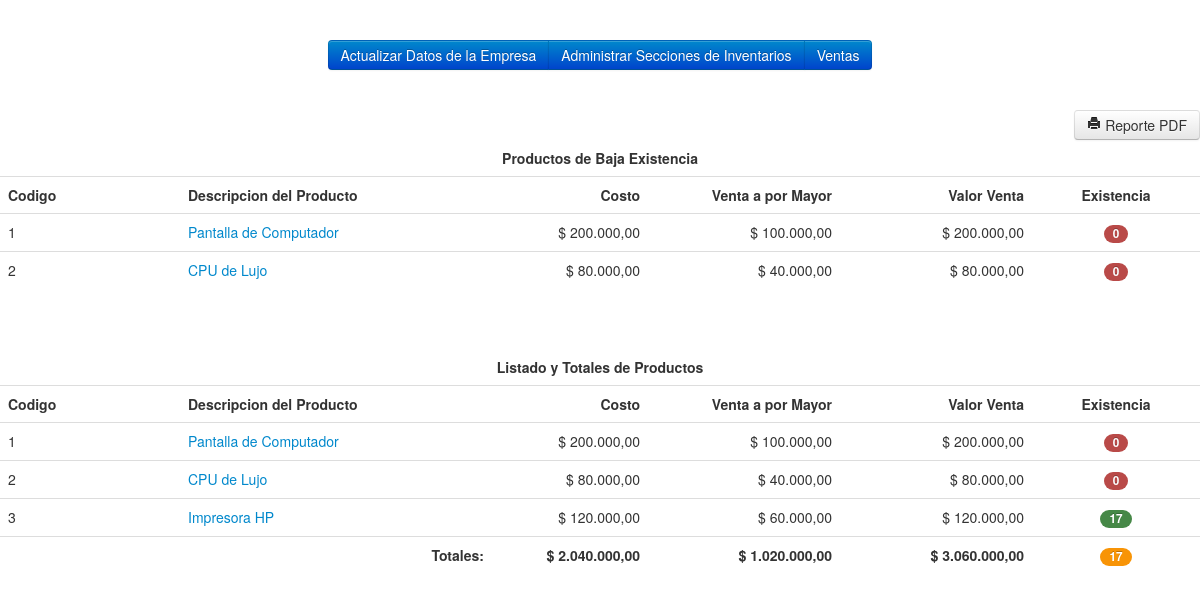
/empresa.php (signed in), run on the app's committed database.
### tables this page shows
CREATE TABLE IF NOT EXISTS `producto` (
  `cod` varchar(255) NOT NULL,
  `prov` varchar(255) NOT NULL,
  `cprov` varchar(255) NOT NULL,
  `nom` varchar(255) NOT NULL,
  `costo` varchar(255) NOT NULL,
  `mayor` varchar(255) NOT NULL,
  `venta` varchar(255) NOT NULL,
  `cantidad` varchar(255) NOT NULL,
  `minimo` varchar(255) NOT NULL,
  `seccion` varchar(255) NOT NULL,
  `fecha` varchar(255) NOT NULL,
  `estado` varchar(255) NOT NULL,
  `clase` varchar(255) NOT NULL,
  PRIMARY KEY (`cod`)
);

### empresa.php (the view, shortened to what this page needs)
<!DOCTYPE html>
<html lang="en">
<head>
    <link href="css/bootstrap.css" rel="stylesheet">
    <link href="css/bootstrap-responsive.css" rel="stylesheet">
    <link href="css/docs.css" rel="stylesheet">
    <link href="js/google-code-prettify/prettify.css" rel="stylesheet">
</head>
<body data-spy="scroll" data-target=".bs-docs-sidebar">
<center>
<div class="btn-group" data-toggle="buttons-checkbox" align="center">
        <button type="button" class="btn btn-primary" onClick="window.location='dato_empresa.php'">Actualizar Datos de la Empresa</button>
        <button type="button" class="btn btn-primary" onClick="window.location='seccion.php'">Administrar Secciones de Inventarios</button>
        <button type="button" class="btn btn-primary" onClick="window.location='caja.php?ddes=0'">Ventas</button>
</div></center><br><br>
<div align="right">
	<a href="PDFestado_inventario.php" class="btn"><i class="icon-print"></i> Reporte PDF</a>
<table width="80%" border="0" class="table table-hover">
<thead>
  <tr>
    <td colspan="6"><strong><center>Productos de Baja Existencia</center></strong></td>
    </tr>
  <tr>
    <td width="15%"><strong>Codigo</strong></td>
    <td width="26%"><strong>Descripcion del Producto</strong></td>
    <td width="13%"><div align="right"><strong>Costo</strong></div></td>
    <td width="16%"><div align="right"><strong>Venta a por Mayor</strong></div></td>
    <td width="16%"><div align="right"><strong>Valor Venta</strong></div></td>
    <td width="14%"><strong><center>Existencia</center></strong></td>
  </tr>
</thead>
<tbody>
<?php
	$mensaje='no';
    $can=mysql_query("SELECT * FROM producto");
    while($dato=mysql_fetch_array($can)){
		$cant=$dato['cantidad'];
		$minima=$dato['minimo'];
		if($cant<=$minima){
			$mensaje='si';
?>
  <tr>
    <td><?php echo $dato['cod']; ?></td>
    <td><a href="crear_producto.php?codigo=<?php echo $dato['cod']; ?>"><?php echo $dato['nom']; ?> </a>
	<?php if($dato['clase']=='tmp'){echo '<span class="label label-info">TMP</span>';} ?></td>
    <td><div align="right">$ <?php echo number_format($dato['costo'],2,",","."); ?></div></td>
    <td><div align="right">$ <?php echo number_format($dato['mayor'],2,",","."); ?></div></td>
    <td><div align="right">$ <?php echo number_format($dato['venta'],2,",","."); ?></div></td>
    <td><center><span class="badge badge-important"><?php echo $cant; ?></span></center></td>
  </tr>
<?php }} ?>
  </tbody>
</table>
<?php	if($mensaje=='no'){	echo '<div class="alert alert-success" align="center"><strong>No existen articulos bajos de stock!</strong></div>'; } ?><br><br>
<table width="80%" border="0" class="table table-hover">
<thead>
  <tr>
    <td colspan="6"><strong><center>Listado y Totales de Productos</center></strong></td>
    </tr>
  <tr>
    <td width="15%"><strong>Codigo</strong></td>
    <td width="26%"><strong>Descripcion del Producto</strong></td>
    <td width="13%"><div align="right"><strong>Costo</strong></div></td>
    <td width="16%"><div align="right"><strong>Venta a por Mayor</strong></div></td>
    <td width="16%"><div align="right"><strong>Valor Venta</strong></div></td>
    <td width="14%"><strong><center>Existencia</center></strong></td>
  </tr>
</thead>
<tbody>
<?php
	$mensaje2='no';$costo=0;$mayor=0;$venta=0;$art=0;
    $can=mysql_query("SELECT * FROM producto");
    while($dato=mysql_fetch_array($can)){
		$cant=$dato['cantidad'];
		$minima=$dato['minimo'];
		$art=$art+$cant;
		$costo=$costo+($dato['costo']*$dato['cantidad']);
		$mayor=$mayor+($dato['mayor']*$dato['cantidad']);
		$venta=$mayor+($dato['venta']*$dato['cantidad']);
		if($cant<=$minima){
			$cantidad='<span class="badge badge-important">'.$cant.'</span>';
		}else{
			$cantidad='<span class="badge badge-success">'.$cant.'</span>';
		}
?>
  <tr>
    <td><?php echo $dato['cod']; ?></td>
    <td><a href="crear_producto.php?codigo=<?php echo $dato['cod']; ?>"><?php echo $dato['nom']; ?></a></td>
    <td><div align="right">$ <?php echo number_format($dato['costo'],2,",","."); ?></div></td>
    <td><div align="right">$ <?php echo number_format($dato['mayor'],2,",","."); ?></div></td>
    <td><div align="right">$ <?php echo number_format($dato['venta'],2,",","."); ?></div></td>
    <td><center><?php echo $cantidad; ?></center></td>
  </tr>
  <?php }
  ?>
  <tr>
    <td>&nbsp;</td>
    <td><div align="right"><strong>Totales:</strong></div></td>
    <td><div align="right"><strong>$ <?php echo number_format($costo,2,",","."); ?></strong></div></td>
    <td><div align="right"><strong>$ <?php echo number_format($mayor,2,",","."); ?></strong></div></td>
    <td><div align="right"><strong>$ <?php echo number_format($venta,2,",","."); ?></strong></div></td>
    <td><CENTER><span class="badge badge-warning"><?php echo $art; ?></span></CENTER></td>
  </tr>
  </tbody>
</table>
</body>
</html>

### css/docs.css (style rules this page uses)
body { position: relative; padding-top: 40px; }

### data on the page
producto: cod "1", nom "Pantalla de Computador", costo "200.000,00", mayor "100.000,00", venta "200.000,00", cantidad "0"
producto: cod "2", nom "CPU de Lujo", costo "80.000,00", mayor "40.000,00", venta "80.000,00", cantidad "0"
producto: cod "3", nom "Impresora HP", costo "120.000,00", mayor "60.000,00", venta "120.000,00", cantidad "17", venta "3.060.000,00"

### other printed values
$costo "2.040.000,00"
$mayor "1.020.000,00"
$art "17"
